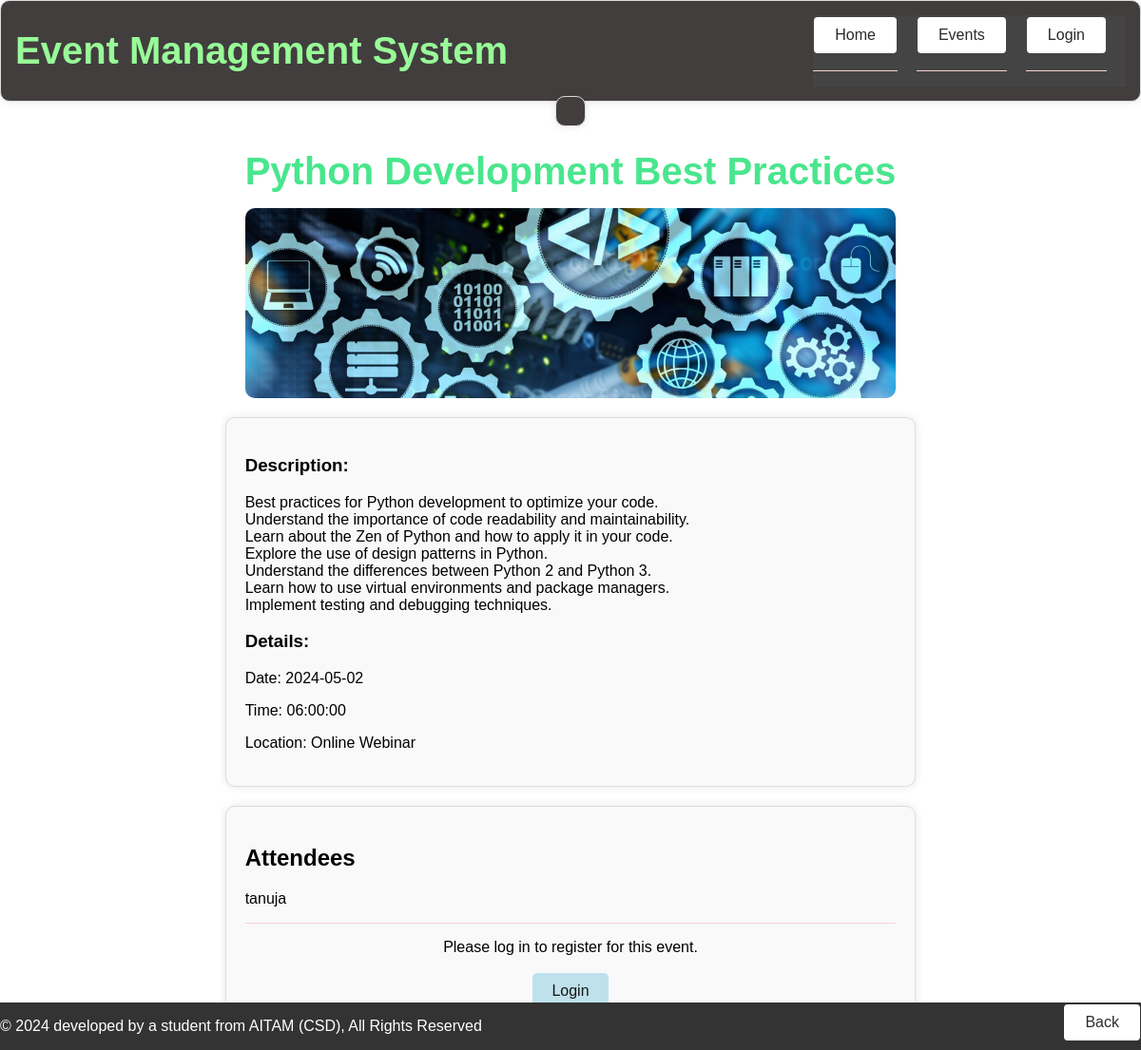
/event/2/, run on the app's committed database.
### event/models.py (models this page shows, shortened)
class Event(models.Model):
    title = models.CharField(max_length=200)
    description = models.TextField()
    date = models.DateField()
    time = models.TimeField()
    location = models.CharField(max_length=200)
    organizer = models.ForeignKey(User, on_delete=models.CASCADE)
    banner=models.ImageField(default='fallback.png',blank=True)

class Attendee(models.Model):
    user = models.ForeignKey(User, on_delete=models.CASCADE)
    event = models.ForeignKey(Event, on_delete=models.CASCADE)

### event/views.py (the view)
# urls.py: path('event/<int:event_id>/', views.event_detail, name='event_detail'),
def event_detail(request, event_id):
    event = get_object_or_404(Event, pk=event_id)
    attendees = Attendee.objects.filter(event=event)
    return render(request, 'event/event_detail.html', {'event': event, 'attendees': attendees})

### event/templates/event/event_detail.html (shortened to what this page needs)
{% extends 'event/base.html' %}
{% load static %}
{% block content %}
<div id="header">
</div>
<div id="content">
    <div id="header-content">
        <h1>{{ event.title }}</h1>
        <img src="{{ event.banner.url }}" alt="{{ event.title }}" class="banner">
    </div>
    <div class="event-description">
        <h3>Description:</h3>
        <p>{{ event.description|linebreaksbr }}</p>
        <h3>Details:</h3>
        <p>Date: {{ event.date|linebreaksbr }}</p>
        <p>Time: {{ event.time|linebreaksbr }}</p>
        <p>Location: {{ event.location|linebreaksbr }}</p>
    </div>
    <div class="attendees">
        <h2>Attendees</h2>
        <ul>
            {% for attendee in attendees %}
                <li>{{ attendee.user.username }}</li>
            {% empty %}
                <li>No attendees yet.</li>
            {% endfor %}
        </ul>
    <div class="register-button">
        {% if user.is_authenticated %}
            {% if user == event.organizer %}
            {% else %}
                <button id='register-button' onclick="location.href='{% url 'register' event.id %}'" class="btn btn-primary">Register for Event</button>
            {% endif %}
        {% else %}
            <p>Please log in to register for this event.</p>
            <button id='login-button' onclick="location.href='{% url 'login_view' %}'" class="btn btn-secondary">Login</button>
        {% endif %}
    </div>
    </div>
</div>
{% endblock %}

### event/templates/event/base.html (shortened to what this page needs)
{% load static %}
<!DOCTYPE html>
<html>
<head>
  <link rel="stylesheet" type="text/css" href="{% static 'css/style.css' %}">
</head>
<body>
  <header id="header">
    <h1><a style="color: #98FB98;">Event Management System</a></h1>
    <nav>
      <ul>
        <li><button id="home-button" onclick="location.href='{% url 'home_view' %}'">Home</button></li>
        {% if request.user.is_authenticated %}
        <li><a href="{% url 'logout_view' %}">Logout</a></li>
        <li><a href="{% url 'register' %}">Register</a></li>
        {% else %}
        <li><button id="events-button" onclick="location.href='{% url 'event_list' %}'">Events</button></li>
        {% endif %}
         <li><button id="login-button" onclick="location.href='{% url 'login_view' %}'">Login</button></li>
      </ul>
    </nav>
  </header>
  <div id="content">
    {% block content %}
    {% endblock %}
  </div>
  <footer id="footer">
    <div class="footer-content">
      <p>&copy; 2024 developed by a student from AITAM (CSD), All Rights Reserved</p>
    </div>
    <div class="footer-button">
      <button id="home-button" onclick="location.href='{% url 'home_view' %}' ">Back</button>
    </div>
  </footer>
</body>
</html>

### static/css/style.css (style rules this page uses)
body { font-family: Arial, sans-serif; margin: 0; padding: 0; background-color: #e8eff0; }
#content { display: flex; justify-content: center; align-items: center; height: 80vh; }
h1 { font-size: 2.5rem; margin-bottom: 1rem; color: #49e68d; }
ul { list-style: none; padding: 0; margin: 0; }
li { margin-bottom: 1rem; padding-bottom: 1rem; border-bottom: 1px solid #fad2d2; }
a { color: #1b1e1d; text-decoration: none; }
body { background-color: white; margin: 0; padding: 0; }
.banner { display: block; width:100%; max-width: 800px; }

### event/templates/event/base.html (style rules this page uses)
body { font-family: Arial, sans-serif; margin: 0; padding: 0; }
#header { background-color: #333; color: #fff; padding: 2em; text-align: center; }
#header h1 { margin: 0; }
#header nav { background-color: #444; padding: 0em; text-align: center; }
#header nav ul { list-style: none; margin: 0; padding: 0; display: flex; justify-content: space-between; }
#header nav li { margin-right: 20px; }
#content { padding: 2em; }
button { background-color: #FFFFFF; color: rgb(45, 42, 42); padding: 10px 22px; text-align: center; text-decoration: none; display: inline-block; font-size: 16px; margin: 2px 1px; cursor: pointer; border: none; border-radius: 4px; }
#footer { background-color: #333; color: #fff; padding: 0em; text-align: center; clear: both; position: fixed; bottom: 0; left: 0; width: 100%; }
.footer-content { float: left; }
.footer-button { float: right; }

### event/templates/event/event_detail.html (style rules this page uses)
#header-content { margin-top: 260px; }
#header { background-color: #423e3e; padding: 15px; border: 1px solid #ddd; border-radius: 10px; box-shadow: 0 0 10px rgba(0, 0, 0, 0.1); margin-bottom: 20px; display: flex; justify-content: space-between; align-items: center; }
#content { display: flex; flex-direction: column; align-items: center; padding: 20px; }
.event-description { margin-bottom: 20px; padding: 20px; background-color: #f9f9f9; border: 1px solid #ddd; border-radius: 10px; box-shadow: 0 0 10px rgba(0, 0, 0, 0.1); width: 100%; }
.attendees { margin-bottom: 10px; padding: 20px; background-color: #f9f9f9; border: 1px solid #ddd; border-radius: 10px; box-shadow: 0 0 10px rgba(0, 0, 0, 0.1); width: 100%; }
.register-button { text-align: center; margin-bottom: 20px; }
.banner { margin-bottom: 20px; width: 100%; height: 200px; object-fit: cover; border-radius: 10px; }
.btn { padding: 10px 20px; border: none; border-radius: 5px; cursor: pointer; }
.btn-secondary { background-color: #bee1ec; color: #181616; }

### data on the page
Event: title "Python Development Best Practices", banner (picture), description "Best practices for Python development to optimize your code. Understand the importance of code readability and maintainability. Learn about the Zen of Python and how to apply it in your code. Explore the use of design patterns in Python. Understand the differences between Python 2 and Python 3. Learn how to use virtual environments and package managers. Implement testing and debugging techniques.", date "2024-05-02", time "06:00:00", location "Online Webinar"
Attendee: user.username "tanuja"
